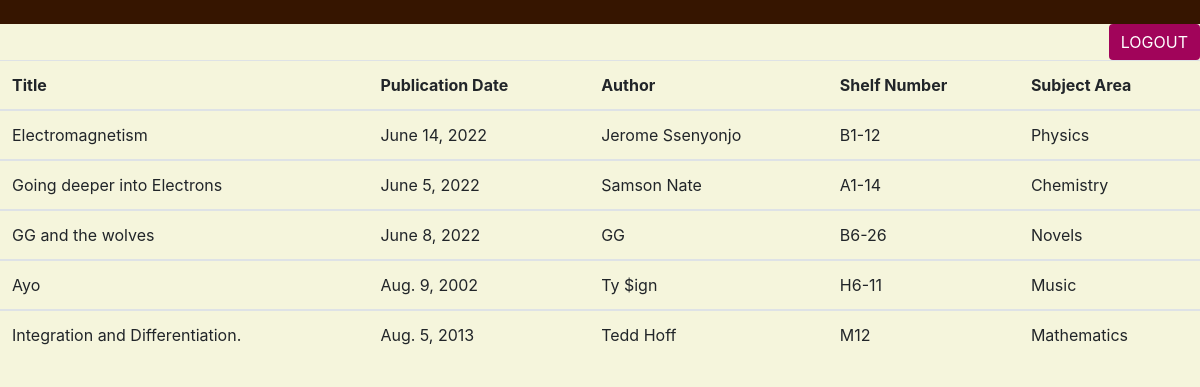
/index/ (signed in), run on an earlier commit of the app's database.
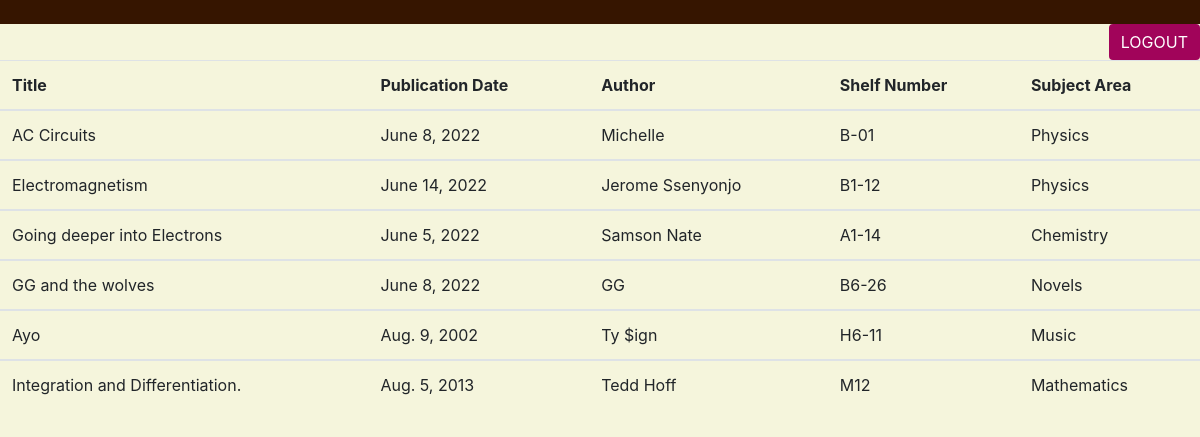
And on a later commit of the database.
### The_Library/models.py (models this page shows, shortened)
class book(models.Model):
    publication_date = models.DateField()
    author = models.TextField(max_length=50)
    subject_area = models.CharField(max_length=50)
    title = models.TextField(max_length=50)
    shelf_number = models.CharField(max_length=10)
    borrowed = models.BooleanField(default=False)

### The_Library/views.py (the view)
# urls.py: path('index/', index, name='index'),
def index(request):
    if request.user.is_authenticated:
        my_books = book.objects.filter(borrowed=False)  # .get(returned=True)
        print(request.user.id)
        context = {
            'books': my_books
        }
        return render(request, 'index.html', context)
    else:
        return redirect("/login/")

### templates/index.html (shortened to what this page needs)
{% extends "Base.html" %}
{% block table %}
<button class="btn btn-primary" onclick="window.location={% url 'logout' %}" style="float:right">LOGOUT</button>
<thead>
    <tr>
      <th scope="col">Title</th>
      <th scope="col">Publication Date</th>
      <th scope="col">Author</th>
      <th scope="col">Shelf Number</th>
        <th scope="col">Subject Area</th>
    </tr>
</thead>
     <tbody>
     {%for x in books%}
      <tr class="clickable " onclick="window.location='/borrow/{{x.id}}'">
          <td>{{x.title}}</td>
          <td>{{x.publication_date}}</td>
          <td>{{x.author}}</td>
          <td>{{x.shelf_number}}</td>
          <td>{{x.subject_area}}</td>
    </tr>
      </tbody>
     {%endfor%}
{% endblock %}

What changed in the data, as far as the page shows it:
now on this page (row edited): book: title "AC Circuits", publication_date "June 8, 2022", author "Michelle", shelf_number "B-01", subject_area "Physics"
